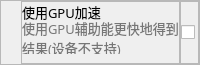
            <widget class="QFrame" name="frame_10">
             <property name="maximumSize">
              <size>
               <width>16777215</width>
               <height>65</height>
              </size>
             </property>
             <property name="font">
              <font>
               <pointsize>10</pointsize>
              </font>
             </property>
             <property name="frameShape">
              <enum>QFrame::StyledPanel</enum>
             </property>
             <property name="frameShadow">
              <enum>QFrame::Raised</enum>
             </property>
             <layout class="QHBoxLayout" name="horizontalLayout_10">
              <property name="spacing">
               <number>0</number>
              </property>
              <property name="leftMargin">
               <number>20</number>
              </property>
              <property name="topMargin">
               <number>0</number>
              </property>
              <property name="rightMargin">
               <number>0</number>
              </property>
              <property name="bottomMargin">
               <number>0</number>
              </property>
              <item>
               <widget class="QFrame" name="frame_11">
                <property name="font">
                 <font>
                  <pointsize>10</pointsize>
                 </font>
                </property>
                <property name="frameShape">
                 <enum>QFrame::StyledPanel</enum>
                </property>
                <property name="frameShadow">
                 <enum>QFrame::Raised</enum>
                </property>
                <layout class="QVBoxLayout" name="verticalLayout_10">
                 <property name="spacing">
                  <number>0</number>
                 </property>
                 <property name="leftMargin">
                  <number>0</number>
                 </property>
                 <property name="topMargin">
                  <number>0</number>
                 </property>
                 <property name="rightMargin">
                  <number>0</number>
                 </property>
                 <item>
                  <widget class="QLabel" name="label_7">
                   <property name="font">
                    <font>
                     <family>微软雅黑</family>
                     <pointsize>10</pointsize>
                    </font>
                   </property>
                   <property name="text">
                    <string>使用GPU加速</string>
                   </property>
                  </widget>
                 </item>
                 <item>
                  <widget class="QLabel" name="if_support_gpu">
                   <property name="font">
                    <font>
                     <family>微软雅黑</family>
                     <pointsize>10</pointsize>
                    </font>
                   </property>
                   <property name="styleSheet">
                    <string notr="true">color: rgb(118, 118, 118);</string>
                   </property>
                   <property name="text">
                    <string>使用GPU辅助能更快地得到结果(设备不支持)</string>
                   </property>
                   <property name="wordWrap">
                    <bool>true</bool>
                   </property>
                  </widget>
                 </item>
                </layout>
               </widget>
              </item>
              <item>
               <widget class="QFrame" name="frame_12">
                <property name="maximumSize">
                 <size>
                  <width>45</width>
                  <height>16777215</height>
                 </size>
                </property>
                <property name="font">
                 <font>
                  <pointsize>10</pointsize>
                 </font>
                </property>
                <property name="frameShape">
                 <enum>QFrame::StyledPanel</enum>
                </property>
                <property name="frameShadow">
                 <enum>QFrame::Raised</enum>
                </property>
                <layout class="QHBoxLayout" name="horizontalLayout_11">
                 <property name="spacing">
                  <number>0</number>
                 </property>
                 <property name="leftMargin">
                  <number>0</number>
                 </property>
                 <property name="topMargin">
                  <number>0</number>
                 </property>
                 <property name="rightMargin">
                  <number>0</number>
                 </property>
                 <property name="bottomMargin">
                  <number>0</number>
                 </property>
                 <item>
                  <widget class="QCheckBox" name="gpu_support">
                   <property name="maximumSize">
                    <size>
                     <width>25</width>
                     <height>25</height>
                    </size>
                   </property>
                   <property name="font">
                    <font>
                     <pointsize>10</pointsize>
                    </font>
                   </property>
                   <property name="text">
                    <string/>
                   </property>
                  </widget>
                 </item>
                </layout>
               </widget>
              </item>
             </layout>
            </widget>
